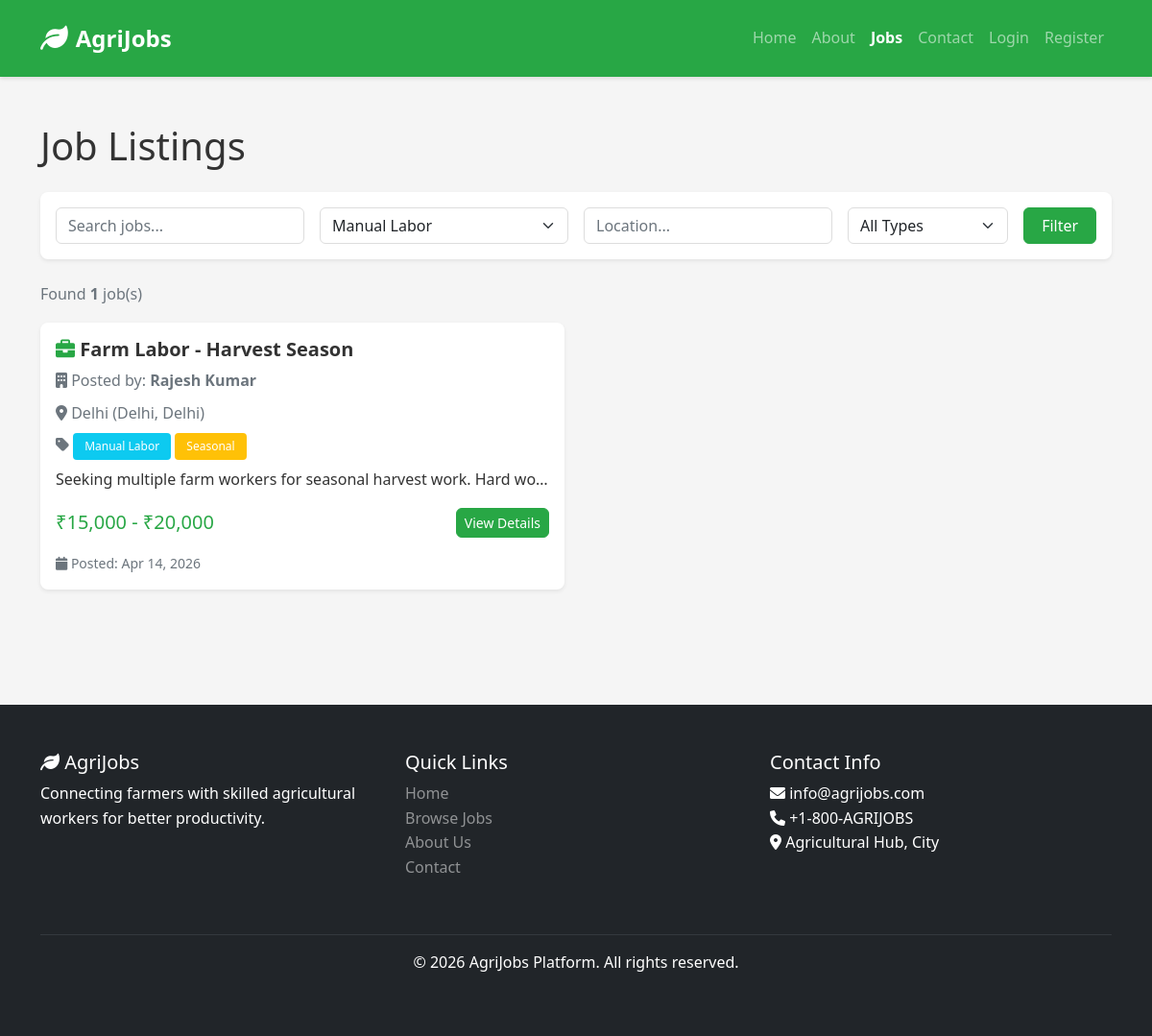
The app's page /jobs.php?category=Manual Labor with its own data.
### tables this page shows
CREATE TABLE IF NOT EXISTS jobs (
    id INT PRIMARY KEY AUTO_INCREMENT,
    farmer_id INT NOT NULL,
    job_title VARCHAR(100) NOT NULL,
    category VARCHAR(50) NOT NULL,
    description TEXT NOT NULL,
    location VARCHAR(100) NOT NULL,
    city VARCHAR(50),
    state VARCHAR(50),
    salary_min DECIMAL(10, 2),
    salary_max DECIMAL(10, 2),
    job_type ENUM('full-time', 'part-time', 'seasonal', 'contract') DEFAULT 'full-time',
    experience_required VARCHAR(50),
    contact_name VARCHAR(100),
    contact_phone VARCHAR(20),
    contact_email VARCHAR(100),
    image VARCHAR(255),
    posted_at TIMESTAMP DEFAULT CURRENT_TIMESTAMP,
    deadline DATE,
    is_active BOOLEAN DEFAULT TRUE,
    FOREIGN KEY (farmer_id) REFERENCES users(id) ON DELETE CASCADE
);

CREATE TABLE IF NOT EXISTS users (
    id INT PRIMARY KEY AUTO_INCREMENT,
    full_name VARCHAR(100) NOT NULL,
    email VARCHAR(100) UNIQUE NOT NULL,
    password VARCHAR(255) NOT NULL,
    role ENUM('farmer', 'worker', 'admin') NOT NULL,
    phone VARCHAR(20),
    address TEXT,
    city VARCHAR(50),
    state VARCHAR(50),
    pincode VARCHAR(10),
    bio TEXT,
    profile_pic VARCHAR(255),
    created_at TIMESTAMP DEFAULT CURRENT_TIMESTAMP,
    updated_at TIMESTAMP DEFAULT CURRENT_TIMESTAMP ON UPDATE CURRENT_TIMESTAMP,
    is_active BOOLEAN DEFAULT TRUE
);

### jobs.php (the view, shortened to what this page needs)
<?php
include 'includes/db_connection.php';
$search = isset($_GET['search']) ? trim($_GET['search']) : '';
$category = isset($_GET['category']) ? trim($_GET['category']) : '';
$location = isset($_GET['location']) ? trim($_GET['location']) : '';
$query = "SELECT j.*, u.full_name, u.phone FROM jobs j
         JOIN users u ON j.farmer_id = u.id
         WHERE j.is_active = TRUE";
$params = array();
$types = '';
if (!empty($category)) {
    $query .= " AND j.category = ?";
    $params[] = $category;
    $types .= 's';
}
$query .= " ORDER BY j.posted_at DESC";
$stmt = $conn->prepare($query);
if (!empty($params)) {
    $stmt->bind_param($types, ...$params);
}
$stmt->execute();
$result = $stmt->get_result();
$total_jobs = $result->num_rows;
?>
<?php include 'includes/header.php'; ?>
    <div class="container py-5">
        <h1 class="mb-4">Job Listings</h1>
        <div class="card mb-4 border-0 shadow-sm">
            <div class="card-body">
                <form method="GET" class="row g-3">
                    <div class="col-md-3">
                        <input type="text" class="form-control" name="search" placeholder="Search jobs..."
                               value="<?php echo htmlspecialchars($search); ?>">
                    </div>
                    <div class="col-md-3">
                        <select class="form-select" name="category">
                            <option value="Manual Labor" <?php echo $category == 'Manual Labor' ? 'selected' : ''; ?>>Manual Labor</option>
                        </select>
                    </div>
                    <div class="col-md-3">
                        <input type="text" class="form-control" name="location" placeholder="Location..."
                               value="<?php echo htmlspecialchars($location); ?>">
                    </div>
                    <div class="col-md-2">
                        <select class="form-select" name="job_type">
                            <option value="">All Types</option>
                        </select>
                    </div>
                    <div class="col-md-1">
                        <button type="submit" class="btn btn-success w-100">Filter</button>
                    </div>
                </form>
            </div>
        </div>
        <p class="text-muted">Found <strong><?php echo $total_jobs; ?></strong> job(s)</p>
        <div class="row">
            <?php
            if ($result->num_rows > 0) {
                while ($job = $result->fetch_assoc()) {
            ?>
            <div class="col-md-6 mb-4">
                <div class="card border-0 shadow-sm h-100">
                    <div class="card-body">
                        <h5 class="card-title">
                            <i class="fas fa-briefcase text-success"></i>
                            <?php echo htmlspecialchars($job['job_title']); ?>
                        </h5>
                        <p class="text-muted mb-2">
                            <i class="fas fa-building"></i>
                            Posted by: <strong><?php echo htmlspecialchars($job['full_name']); ?></strong>
                        </p>
                        <p class="text-muted mb-2">
                            <i class="fas fa-map-marker-alt"></i>
                            <?php echo htmlspecialchars($job['location']); ?>
                            (<?php echo htmlspecialchars($job['city']); ?>, <?php echo htmlspecialchars($job['state']); ?>)
                        </p>
                        <p class="text-muted mb-2">
                            <i class="fas fa-tag"></i>
                            <span class="badge bg-info"><?php echo htmlspecialchars($job['category']); ?></span>
                            <span class="badge bg-warning"><?php echo ucfirst(htmlspecialchars($job['job_type'])); ?></span>
                        </p>
                        <p class="card-text text-truncate">
                            <?php echo htmlspecialchars(substr($job['description'], 0, 150)) . '...'; ?>
                        </p>
                        <div class="d-flex justify-content-between align-items-center mt-3">
                            <span class="h5 text-success mb-0">
                                ₹<?php echo number_format($job['salary_min']); ?> - ₹<?php echo number_format($job['salary_max']); ?>
                            </span>
                            <a href="job_detail.php?id=<?php echo $job['id']; ?>" class="btn btn-sm btn-success">
                                View Details
                            </a>
                        </div>
                        <small class="text-muted d-block mt-3">
                            <i class="fas fa-calendar"></i>
                            Posted: <?php echo date('M d, Y', strtotime($job['posted_at'])); ?>
                        </small>
                    </div>
                </div>
            </div>
            <?php
                }
            } else {
                echo '<div class="col-12"><p class="text-center text-muted">No jobs found. Try different filters.</p></div>';
            }
            ?>
        </div>
    </div>
<?php include 'includes/footer.php'; ?>

### css/style.css (style rules this page uses)
:root { --primary-color: #28a745; --secondary-color: #6c757d; --dark-color: #343a40; --light-color: #f8f9fa; }
* { margin: 0; padding: 0; box-sizing: border-box; }
body { font-family: 'Segoe UI', Tahoma, Geneva, Verdana, sans-serif; line-height: 1.6; color: #333; background-color: #f5f5f5; }
.card { transition: all 0.3s ease; border-radius: 8px; }
.card-title { color: #333; font-weight: 600; }
.badge { padding: 0.5rem 0.75rem; font-weight: 500; }
.btn { border-radius: 6px; font-weight: 500; transition: all 0.3s ease; text-decoration: none; }
.btn-success { background-color: #28a745; border-color: #28a745; }
.form-control, .form-select { border-radius: 6px; border: 1px solid #ddd; transition: border-color 0.3s ease; }
.card { animation: fadeIn 0.3s ease; }
.text-success { color: #28a745 !important; }
.shadow-sm { box-shadow: 0 0.125rem 0.25rem rgba(0, 0, 0, 0.075) !important; }
a { color: #28a745; text-decoration: none; transition: color 0.3s ease; }

### records on screen
jobs: job_title "Farm Labor - Harvest Season", farmer.full_name "Rajesh Kumar", location "Delhi", city "Delhi", state "Delhi", category "Manual Labor", job_type "Seasonal", description "Seeking multiple farm workers for seasonal harvest work. Hard wo…", salary_min "15,000", salary_max "20,000", posted_at "Apr 14, 2026"

### other values on screen
$total_jobs "1"
